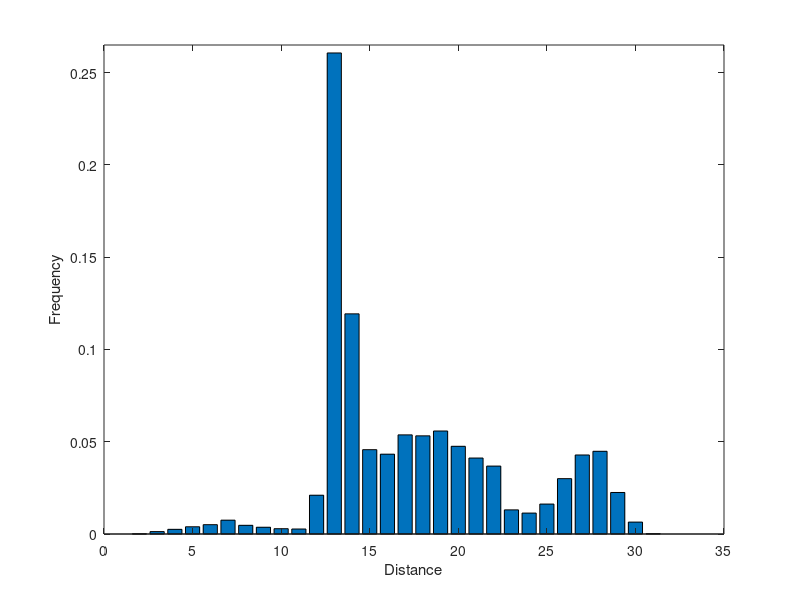
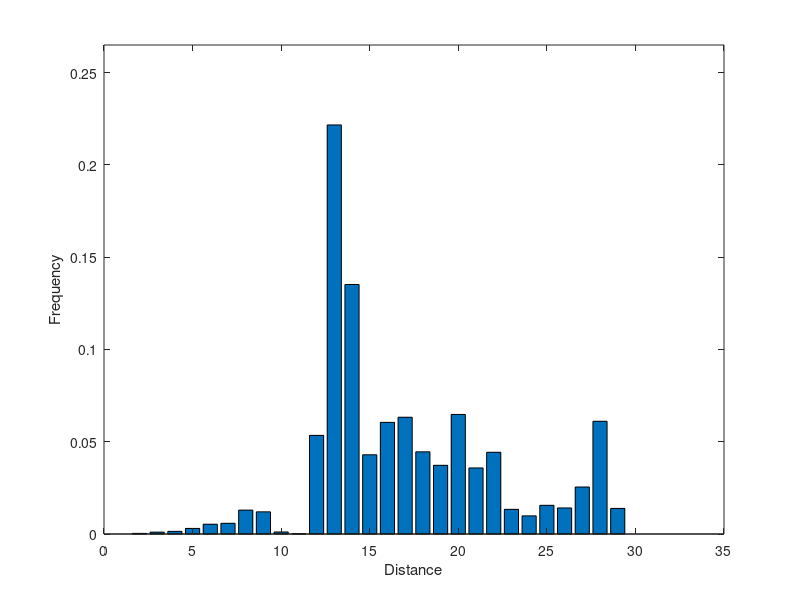

Write the MATLAB code that produced these figures, in order.
clc
clear
close all

input = [0
8.72144e-005
0.00130822
0.00252922
0.00392465
0.00505843
0.00750044
0.00470958
0.003663
0.00287807
0.00270365
0.0210187
0.260684
0.119309
0.0457003
0.0432583
0.0537241
0.0532008
0.0558172
0.0475318
0.0411652
0.0368045
0.0130822
0.0113379
0.0162219
0.0300017
0.0428223
0.0448282
0.0225013
0.00645386
0.000174429
0
0
0
0
0
0
0
0
0
0
0
0
0
0
0
0
0
0
0
0
0
0
0
0
0
0
0
0
0
0
0
0
0
0
0
0
0
0
0
0
0
0
0
0
0
0
0
0
0
0
0
0
0
0
0
0
0
0
0
0
0
0
0
0
0
0
0
0
0
0
0
0
0
0
0
0
0
0
0
0
];


database_data = [0
0.000336134
0.0010084
0.00142857
0.00302521
0.00529412
0.00579832
0.0129412
0.0120168
0.00109244
8.40336e-005
0.0534454
0.221681
0.13521
0.0429412
0.0605042
0.0632773
0.0445378
0.0372269
0.0647899
0.0357983
0.0442857
0.0133613
0.00983193
0.0155462
0.0141176
0.0254622
0.0610924
0.0138655
0
0
0
0
0
0
0
0
0
0
0
0
0
0
0
0
0
0
0
0
0
0
0
0
0
0
0
0
0
0
0
0
0
0
0
0
0
0
0
0
0
0
0
0
0
0
0
0
0
0
0
0
0
0
0
0
0
0
0
0
0
0
0
0
0
0
0
0
0
0
0
0
0
0
0
0
0
0
0
0
0
0
];


figure,
bar(input);set(gca, 'XLim', [0.0 35.0]);set(gca, 'YLim', [0.0 0.265]);%view([90,-30,60]);set(gcf,'renderer','zbuffer'); %set(gca, 'ZLim', [0.0 600000.0]);
set (gcf,'Position',[400,200,350,262], 'color','w')
%title('Distance Histogram Descriptors of The Rotated Model'); 
xlabel('Distance'); ylabel('Frequency');
figure,
bar(database_data);set(gca, 'XLim', [0.0 35.0]);set(gca, 'YLim', [0.0 0.265]);%view([90,-30,60]);set(gcf,'renderer','zbuffer');  %set(gca, 'ZLim', [0.0 600000.0]);
set (gcf,'Position',[400,200,350,262], 'color','w')
%title('Distance Histogram Descriptors of The Origin Model'); 
xlabel('Distance'); ylabel('Frequency');

